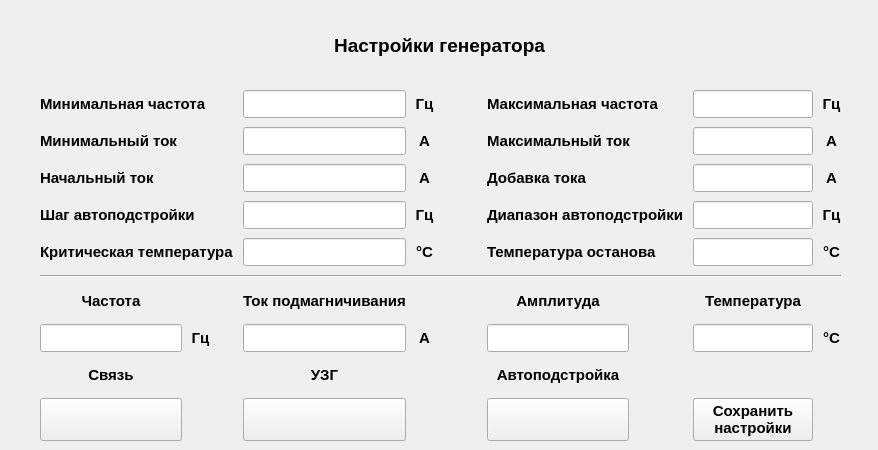
   <widget class="QWidget" name="page_8" >
    <widget class="QWidget" name="widget" >
     <property name="geometry" >
      <rect>
       <x>40</x>
       <y>90</y>
       <width>801</width>
       <height>351</height>
      </rect>
     </property>
     <property name="font" >
      <font>
       <family>MS Shell Dlg</family>
       <pointsize>11</pointsize>
       <weight>75</weight>
       <italic>false</italic>
       <bold>true</bold>
       <underline>false</underline>
       <strikeout>false</strikeout>
      </font>
     </property>
     <layout class="QGridLayout" >
      <property name="margin" >
       <number>0</number>
      </property>
      <property name="spacing" >
       <number>9</number>
      </property>
      <item row="9" column="0" >
       <widget class="ToggleButton" name="uzgLinkButton" >
        <property name="sizePolicy" >
         <sizepolicy>
          <hsizetype>5</hsizetype>
          <vsizetype>5</vsizetype>
          <horstretch>0</horstretch>
          <verstretch>0</verstretch>
         </sizepolicy>
        </property>
        <property name="cursor" >
         <cursor>10</cursor>
        </property>
        <property name="focusPolicy" >
         <enum>Qt::NoFocus</enum>
        </property>
        <property name="text" >
         <string/>
        </property>
       </widget>
      </item>
      <item row="8" column="3" >
       <widget class="QLabel" name="uzgWorkLabel" >
        <property name="cursor" >
         <cursor>10</cursor>
        </property>
        <property name="text" >
         <string>УЗГ</string>
        </property>
        <property name="alignment" >
         <set>Qt::AlignCenter</set>
        </property>
       </widget>
      </item>
      <item row="3" column="10" >
       <widget class="QLabel" name="label_79" >
        <property name="text" >
         <string>Гц</string>
        </property>
        <property name="textFormat" >
         <enum>Qt::PlainText</enum>
        </property>
        <property name="alignment" >
         <set>Qt::AlignCenter</set>
        </property>
       </widget>
      </item>
      <item row="0" column="0" colspan="3" >
       <widget class="QLabel" name="label" >
        <property name="text" >
         <string>Минимальная частота</string>
        </property>
        <property name="textFormat" >
         <enum>Qt::PlainText</enum>
        </property>
       </widget>
      </item>
      <item row="8" column="6" >
       <widget class="QLabel" name="label_119" >
        <property name="cursor" >
         <cursor>10</cursor>
        </property>
        <property name="text" >
         <string>Автоподстройка</string>
        </property>
        <property name="alignment" >
         <set>Qt::AlignCenter</set>
        </property>
       </widget>
      </item>
      <item row="1" column="9" >
       <widget class="NumericEntry" name="uzgMaxPwmEdit" >
        <property name="sizePolicy" >
         <sizepolicy>
          <hsizetype>5</hsizetype>
          <vsizetype>5</vsizetype>
          <horstretch>0</horstretch>
          <verstretch>0</verstretch>
         </sizepolicy>
        </property>
        <property name="cursor" >
         <cursor>10</cursor>
        </property>
        <property name="mouseTracking" >
         <bool>false</bool>
        </property>
        <property name="focusPolicy" >
         <enum>Qt::ClickFocus</enum>
        </property>
        <property name="acceptDrops" >
         <bool>false</bool>
        </property>
        <property name="alignment" >
         <set>Qt::AlignHCenter</set>
        </property>
       </widget>
      </item>
      <item row="4" column="6" colspan="3" >
       <widget class="QLabel" name="label_73" >
        <property name="text" >
         <string>Температура останова</string>
        </property>
        <property name="textFormat" >
         <enum>Qt::PlainText</enum>
        </property>
       </widget>
      </item>
      <item row="9" column="9" >
       <widget class="QPushButton" name="uzgStoreButton" >
        <property name="sizePolicy" >
         <sizepolicy>
          <hsizetype>1</hsizetype>
          <vsizetype>5</vsizetype>
          <horstretch>0</horstretch>
          <verstretch>0</verstretch>
         </sizepolicy>
        </property>
        <property name="cursor" >
         <cursor>10</cursor>
        </property>
        <property name="focusPolicy" >
         <enum>Qt::NoFocus</enum>
        </property>
        <property name="text" >
         <string>Сохранить
настройки</string>
        </property>
       </widget>
      </item>
      <item row="7" column="1" >
       <widget class="QLabel" name="label_114" >
        <property name="text" >
         <string>Гц</string>
        </property>
        <property name="textFormat" >
         <enum>Qt::PlainText</enum>
        </property>
        <property name="alignment" >
         <set>Qt::AlignCenter</set>
        </property>
       </widget>
      </item>
      <item row="6" column="6" >
       <widget class="QLabel" name="label_111" >
        <property name="text" >
         <string>Амплитуда</string>
        </property>
        <property name="alignment" >
         <set>Qt::AlignCenter</set>
        </property>
       </widget>
      </item>
      <item row="0" column="4" >
       <widget class="QLabel" name="label_74" >
        <property name="text" >
         <string>Гц</string>
        </property>
        <property name="textFormat" >
         <enum>Qt::PlainText</enum>
        </property>
        <property name="alignment" >
         <set>Qt::AlignCenter</set>
        </property>
       </widget>
      </item>
      <item row="7" column="9" >
       <widget class="NumericEdit" name="uzgTemperatureEdit" >
        <property name="sizePolicy" >
         <sizepolicy>
          <hsizetype>5</hsizetype>
          <vsizetype>5</vsizetype>
          <horstretch>0</horstretch>
          <verstretch>0</verstretch>
         </sizepolicy>
        </property>
        <property name="cursor" >
         <cursor>10</cursor>
        </property>
        <property name="mouseTracking" >
         <bool>false</bool>
        </property>
        <property name="focusPolicy" >
         <enum>Qt::NoFocus</enum>
        </property>
        <property name="acceptDrops" >
         <bool>false</bool>
        </property>
        <property name="alignment" >
         <set>Qt::AlignHCenter</set>
        </property>
       </widget>
      </item>
      <item row="4" column="0" colspan="3" >
       <widget class="QLabel" name="label_72" >
        <property name="text" >
         <string>Критическая температура</string>
        </property>
        <property name="textFormat" >
         <enum>Qt::PlainText</enum>
        </property>
       </widget>
      </item>
      <item row="7" column="5" >
       <spacer>
        <property name="orientation" >
         <enum>Qt::Horizontal</enum>
        </property>
        <property name="sizeHint" >
         <size>
          <width>58</width>
          <height>20</height>
         </size>
        </property>
       </spacer>
      </item>
      <item row="5" column="0" colspan="11" >
       <widget class="Line" name="line_2" >
        <property name="orientation" >
         <enum>Qt::Horizontal</enum>
        </property>
       </widget>
      </item>
      <item row="3" column="3" >
       <widget class="NumericEntry" name="uzgKeepFreqStepEdit" >
        <property name="sizePolicy" >
         <sizepolicy>
          <hsizetype>5</hsizetype>
          <vsizetype>5</vsizetype>
          <horstretch>0</horstretch>
          <verstretch>0</verstretch>
         </sizepolicy>
        </property>
        <property name="cursor" >
         <cursor>10</cursor>
        </property>
        <property name="mouseTracking" >
         <bool>false</bool>
        </property>
        <property name="focusPolicy" >
         <enum>Qt::ClickFocus</enum>
        </property>
        <property name="acceptDrops" >
         <bool>false</bool>
        </property>
        <property name="alignment" >
         <set>Qt::AlignHCenter</set>
        </property>
       </widget>
      </item>
      <item row="4" column="10" >
       <widget class="QLabel" name="label_87" >
        <property name="text" >
         <string>°С</string>
        </property>
        <property name="textFormat" >
         <enum>Qt::PlainText</enum>
        </property>
        <property name="alignment" >
         <set>Qt::AlignCenter</set>
        </property>
       </widget>
      </item>
      <item row="0" column="10" >
       <widget class="QLabel" name="label_88" >
        <property name="text" >
         <string>Гц</string>
        </property>
        <property name="textFormat" >
         <enum>Qt::PlainText</enum>
        </property>
        <property name="alignment" >
         <set>Qt::AlignCenter</set>
        </property>
       </widget>
      </item>
      <item row="2" column="0" colspan="3" >
       <widget class="QLabel" name="label_58" >
        <property name="text" >
         <string>Начальный ток</string>
        </property>
        <property name="textFormat" >
         <enum>Qt::PlainText</enum>
        </property>
       </widget>
      </item>
      <item row="4" column="4" >
       <widget class="QLabel" name="label_78" >
        <property name="text" >
         <string>°С</string>
        </property>
        <property name="textFormat" >
         <enum>Qt::PlainText</enum>
        </property>
        <property name="alignment" >
         <set>Qt::AlignCenter</set>
        </property>
       </widget>
      </item>
      <item row="2" column="6" colspan="3" >
       <widget class="QLabel" name="label_69" >
        <property name="text" >
         <string>Добавка тока</string>
        </property>
        <property name="textFormat" >
         <enum>Qt::PlainText</enum>
        </property>
       </widget>
      </item>
      <item row="6" column="0" >
       <widget class="QLabel" name="label_109" >
        <property name="text" >
         <string>Частота</string>
        </property>
        <property name="alignment" >
         <set>Qt::AlignCenter</set>
        </property>
       </widget>
      </item>
      <item row="2" column="9" >
       <widget class="NumericEntry" name="uzgPwmShiftEdit" >
        <property name="sizePolicy" >
         <sizepolicy>
          <hsizetype>5</hsizetype>
          <vsizetype>5</vsizetype>
          <horstretch>0</horstretch>
          <verstretch>0</verstretch>
         </sizepolicy>
        </property>
        <property name="cursor" >
         <cursor>10</cursor>
        </property>
        <property name="mouseTracking" >
         <bool>false</bool>
        </property>
        <property name="focusPolicy" >
         <enum>Qt::ClickFocus</enum>
        </property>
        <property name="acceptDrops" >
         <bool>false</bool>
        </property>
        <property name="alignment" >
         <set>Qt::AlignHCenter</set>
        </property>
       </widget>
      </item>
      <item row="2" column="4" >
       <widget class="QLabel" name="label_76" >
        <property name="text" >
         <string>А</string>
        </property>
        <property name="textFormat" >
         <enum>Qt::PlainText</enum>
        </property>
        <property name="alignment" >
         <set>Qt::AlignCenter</set>
        </property>
       </widget>
      </item>
      <item row="9" column="6" >
       <widget class="ToggleButton" name="uzgKeepOnButton" >
        <property name="sizePolicy" >
         <sizepolicy>
          <hsizetype>5</hsizetype>
          <vsizetype>5</vsizetype>
          <horstretch>0</horstretch>
          <verstretch>0</verstretch>
         </sizepolicy>
        </property>
        <property name="cursor" >
         <cursor>10</cursor>
        </property>
        <property name="focusPolicy" >
         <enum>Qt::NoFocus</enum>
        </property>
        <property name="text" >
         <string/>
        </property>
       </widget>
      </item>
      <item row="0" column="9" >
       <widget class="NumericEntry" name="uzgMaxFreqEdit" >
        <property name="sizePolicy" >
         <sizepolicy>
          <hsizetype>5</hsizetype>
          <vsizetype>5</vsizetype>
          <horstretch>0</horstretch>
          <verstretch>0</verstretch>
         </sizepolicy>
        </property>
        <property name="cursor" >
         <cursor>10</cursor>
        </property>
        <property name="mouseTracking" >
         <bool>false</bool>
        </property>
        <property name="focusPolicy" >
         <enum>Qt::ClickFocus</enum>
        </property>
        <property name="acceptDrops" >
         <bool>false</bool>
        </property>
        <property name="alignment" >
         <set>Qt::AlignHCenter</set>
        </property>
       </widget>
      </item>
      <item row="3" column="9" >
       <widget class="NumericEntry" name="uzgKeepFreqMaxDeltaEdit" >
        <property name="sizePolicy" >
         <sizepolicy>
          <hsizetype>5</hsizetype>
          <vsizetype>5</vsizetype>
          <horstretch>0</horstretch>
          <verstretch>0</verstretch>
         </sizepolicy>
        </property>
        <property name="cursor" >
         <cursor>10</cursor>
        </property>
        <property name="mouseTracking" >
         <bool>false</bool>
        </property>
        <property name="focusPolicy" >
         <enum>Qt::ClickFocus</enum>
        </property>
        <property name="acceptDrops" >
         <bool>false</bool>
        </property>
        <property name="alignment" >
         <set>Qt::AlignHCenter</set>
        </property>
       </widget>
      </item>
      <item row="0" column="6" colspan="3" >
       <widget class="QLabel" name="label_2" >
        <property name="text" >
         <string>Максимальная частота</string>
        </property>
        <property name="textFormat" >
         <enum>Qt::PlainText</enum>
        </property>
       </widget>
      </item>
      <item row="7" column="6" >
       <widget class="NumericEdit" name="uzgCurrentEdit" >
        <property name="sizePolicy" >
         <sizepolicy>
          <hsizetype>5</hsizetype>
          <vsizetype>5</vsizetype>
          <horstretch>0</horstretch>
          <verstretch>0</verstretch>
         </sizepolicy>
        </property>
        <property name="cursor" >
         <cursor>10</cursor>
        </property>
        <property name="mouseTracking" >
         <bool>false</bool>
        </property>
        <property name="focusPolicy" >
         <enum>Qt::NoFocus</enum>
        </property>
        <property name="acceptDrops" >
         <bool>false</bool>
        </property>
        <property name="alignment" >
         <set>Qt::AlignHCenter</set>
        </property>
       </widget>
      </item>
      <item row="3" column="4" >
       <widget class="QLabel" name="label_77" >
        <property name="text" >
         <string>Гц</string>
        </property>
        <property name="textFormat" >
         <enum>Qt::PlainText</enum>
        </property>
        <property name="alignment" >
         <set>Qt::AlignCenter</set>
        </property>
       </widget>
      </item>
      <item row="4" column="9" >
       <widget class="NumericEntry" name="uzgTempStopEdit" >
        <property name="sizePolicy" >
         <sizepolicy>
          <hsizetype>5</hsizetype>
          <vsizetype>5</vsizetype>
          <horstretch>0</horstretch>
          <verstretch>0</verstretch>
         </sizepolicy>
        </property>
        <property name="cursor" >
         <cursor>10</cursor>
        </property>
        <property name="mouseTracking" >
         <bool>false</bool>
        </property>
        <property name="focusPolicy" >
         <enum>Qt::ClickFocus</enum>
        </property>
        <property name="acceptDrops" >
         <bool>false</bool>
        </property>
        <property name="alignment" >
         <set>Qt::AlignHCenter</set>
        </property>
       </widget>
      </item>
      <item row="7" column="0" >
       <widget class="NumericEntry" name="uzgFreqEdit" >
        <property name="sizePolicy" >
         <sizepolicy>
          <hsizetype>5</hsizetype>
          <vsizetype>5</vsizetype>
          <horstretch>0</horstretch>
          <verstretch>0</verstretch>
         </sizepolicy>
        </property>
        <property name="cursor" >
         <cursor>10</cursor>
        </property>
        <property name="mouseTracking" >
         <bool>false</bool>
        </property>
        <property name="focusPolicy" >
         <enum>Qt::ClickFocus</enum>
        </property>
        <property name="acceptDrops" >
         <bool>false</bool>
        </property>
        <property name="alignment" >
         <set>Qt::AlignHCenter</set>
        </property>
       </widget>
      </item>
      <item row="3" column="0" colspan="3" >
       <widget class="QLabel" name="label_70" >
        <property name="text" >
         <string>Шаг автоподстройки</string>
        </property>
        <property name="textFormat" >
         <enum>Qt::PlainText</enum>
        </property>
       </widget>
      </item>
      <item row="7" column="4" >
       <widget class="QLabel" name="label_115" >
        <property name="text" >
         <string>А</string>
        </property>
        <property name="textFormat" >
         <enum>Qt::PlainText</enum>
        </property>
        <property name="alignment" >
         <set>Qt::AlignCenter</set>
        </property>
       </widget>
      </item>
      <item row="2" column="3" >
       <widget class="NumericEntry" name="uzgPwmBaseEdit" >
        <property name="sizePolicy" >
         <sizepolicy>
          <hsizetype>5</hsizetype>
          <vsizetype>5</vsizetype>
          <horstretch>0</horstretch>
          <verstretch>0</verstretch>
         </sizepolicy>
        </property>
        <property name="cursor" >
         <cursor>10</cursor>
        </property>
        <property name="mouseTracking" >
         <bool>false</bool>
        </property>
        <property name="focusPolicy" >
         <enum>Qt::ClickFocus</enum>
        </property>
        <property name="acceptDrops" >
         <bool>false</bool>
        </property>
        <property name="alignment" >
         <set>Qt::AlignHCenter</set>
        </property>
       </widget>
      </item>
      <item row="4" column="3" >
       <widget class="NumericEntry" name="uzgTempAlarmEdit" >
        <property name="sizePolicy" >
         <sizepolicy>
          <hsizetype>5</hsizetype>
          <vsizetype>5</vsizetype>
          <horstretch>0</horstretch>
          <verstretch>0</verstretch>
         </sizepolicy>
        </property>
        <property name="cursor" >
         <cursor>10</cursor>
        </property>
        <property name="mouseTracking" >
         <bool>false</bool>
        </property>
        <property name="focusPolicy" >
         <enum>Qt::ClickFocus</enum>
        </property>
        <property name="acceptDrops" >
         <bool>false</bool>
        </property>
        <property name="alignment" >
         <set>Qt::AlignHCenter</set>
        </property>
       </widget>
      </item>
      <item row="7" column="3" >
       <widget class="NumericEntry" name="uzgPwmEdit" >
        <property name="sizePolicy" >
         <sizepolicy>
          <hsizetype>5</hsizetype>
          <vsizetype>5</vsizetype>
          <horstretch>0</horstretch>
          <verstretch>0</verstretch>
         </sizepolicy>
        </property>
        <property name="cursor" >
         <cursor>10</cursor>
        </property>
        <property name="mouseTracking" >
         <bool>false</bool>
        </property>
        <property name="focusPolicy" >
         <enum>Qt::ClickFocus</enum>
        </property>
        <property name="acceptDrops" >
         <bool>false</bool>
        </property>
        <property name="alignment" >
         <set>Qt::AlignHCenter</set>
        </property>
       </widget>
      </item>
      <item row="3" column="6" colspan="3" >
       <widget class="QLabel" name="label_71" >
        <property name="text" >
         <string>Диапазон автоподстройки</string>
        </property>
       </widget>
      </item>
      <item row="1" column="0" colspan="3" >
       <widget class="QLabel" name="label_47" >
        <property name="text" >
         <string>Минимальный ток</string>
        </property>
        <property name="textFormat" >
         <enum>Qt::PlainText</enum>
        </property>
       </widget>
      </item>
      <item row="1" column="10" >
       <widget class="QLabel" name="label_86" >
        <property name="text" >
         <string>А</string>
        </property>
        <property name="textFormat" >
         <enum>Qt::PlainText</enum>
        </property>
        <property name="alignment" >
         <set>Qt::AlignCenter</set>
        </property>
       </widget>
      </item>
      <item row="8" column="0" >
       <widget class="QLabel" name="label_117" >
        <property name="cursor" >
         <cursor>10</cursor>
        </property>
        <property name="text" >
         <string>Связь</string>
        </property>
        <property name="alignment" >
         <set>Qt::AlignCenter</set>
        </property>
       </widget>
      </item>
      <item row="1" column="4" >
       <widget class="QLabel" name="label_75" >
        <property name="text" >
         <string>А</string>
        </property>
        <property name="textFormat" >
         <enum>Qt::PlainText</enum>
        </property>
        <property name="alignment" >
         <set>Qt::AlignCenter</set>
        </property>
       </widget>
      </item>
      <item row="0" column="3" >
       <widget class="NumericEntry" name="uzgMinFreqEdit" >
        <property name="sizePolicy" >
         <sizepolicy>
          <hsizetype>5</hsizetype>
          <vsizetype>5</vsizetype>
          <horstretch>0</horstretch>
          <verstretch>0</verstretch>
         </sizepolicy>
        </property>
        <property name="cursor" >
         <cursor>10</cursor>
        </property>
        <property name="mouseTracking" >
         <bool>false</bool>
        </property>
        <property name="focusPolicy" >
         <enum>Qt::ClickFocus</enum>
        </property>
        <property name="acceptDrops" >
         <bool>false</bool>
        </property>
        <property name="alignment" >
         <set>Qt::AlignHCenter</set>
        </property>
       </widget>
      </item>
      <item row="6" column="9" >
       <widget class="QLabel" name="label_112" >
        <property name="text" >
         <string>Температура</string>
        </property>
        <property name="alignment" >
         <set>Qt::AlignCenter</set>
        </property>
       </widget>
      </item>
      <item row="1" column="6" colspan="3" >
       <widget class="QLabel" name="label_32" >
        <property name="text" >
         <string>Максимальный ток</string>
        </property>
        <property name="textFormat" >
         <enum>Qt::PlainText</enum>
        </property>
       </widget>
      </item>
      <item row="9" column="3" >
       <widget class="ToggleButton" name="uzgRunStopButton" >
        <property name="sizePolicy" >
         <sizepolicy>
          <hsizetype>5</hsizetype>
          <vsizetype>5</vsizetype>
          <horstretch>0</horstretch>
          <verstretch>0</verstretch>
         </sizepolicy>
        </property>
        <property name="font" >
         <font>
          <family>MS Shell Dlg</family>
          <pointsize>13</pointsize>
          <weight>75</weight>
          <italic>false</italic>
          <bold>true</bold>
          <underline>false</underline>
          <strikeout>false</strikeout>
         </font>
        </property>
        <property name="cursor" >
         <cursor>10</cursor>
        </property>
        <property name="focusPolicy" >
         <enum>Qt::NoFocus</enum>
        </property>
        <property name="text" >
         <string/>
        </property>
       </widget>
      </item>
      <item row="7" column="10" >
       <widget class="QLabel" name="label_113" >
        <property name="text" >
         <string>°С</string>
        </property>
        <property name="textFormat" >
         <enum>Qt::PlainText</enum>
        </property>
        <property name="alignment" >
         <set>Qt::AlignCenter</set>
        </property>
       </widget>
      </item>
      <item row="6" column="3" >
       <widget class="QLabel" name="label_110" >
        <property name="text" >
         <string>Ток подмагничивания</string>
        </property>
        <property name="alignment" >
         <set>Qt::AlignCenter</set>
        </property>
       </widget>
      </item>
      <item row="2" column="10" >
       <widget class="QLabel" name="label_80" >
        <property name="text" >
         <string>А</string>
        </property>
        <property name="textFormat" >
         <enum>Qt::PlainText</enum>
        </property>
        <property name="alignment" >
         <set>Qt::AlignCenter</set>
        </property>
       </widget>
      </item>
      <item row="7" column="7" >
       <widget class="QLabel" name="label_116" >
        <property name="text" >
         <string/>
        </property>
        <property name="textFormat" >
         <enum>Qt::PlainText</enum>
        </property>
        <property name="alignment" >
         <set>Qt::AlignCenter</set>
        </property>
       </widget>
      </item>
      <item row="1" column="3" >
       <widget class="NumericEntry" name="uzgMinPwmEdit" >
        <property name="sizePolicy" >
         <sizepolicy>
          <hsizetype>5</hsizetype>
          <vsizetype>5</vsizetype>
          <horstretch>0</horstretch>
          <verstretch>0</verstretch>
         </sizepolicy>
        </property>
        <property name="cursor" >
         <cursor>10</cursor>
        </property>
        <property name="mouseTracking" >
         <bool>false</bool>
        </property>
        <property name="focusPolicy" >
         <enum>Qt::ClickFocus</enum>
        </property>
        <property name="acceptDrops" >
         <bool>false</bool>
        </property>
        <property name="alignment" >
         <set>Qt::AlignHCenter</set>
        </property>
       </widget>
      </item>
     </layout>
    </widget>
    <widget class="QLabel" name="label_68" >
     <property name="geometry" >
      <rect>
       <x>10</x>
       <y>20</y>
       <width>859</width>
       <height>51</height>
      </rect>
     </property>
     <property name="maximumSize" >
      <size>
       <width>16777215</width>
       <height>51</height>
      </size>
     </property>
     <property name="text" >
      <string>&lt;html>&lt;head>&lt;meta name="qrichtext" content="1" />&lt;/head>&lt;body style=" white-space: pre-wrap; font-family:MS Shell Dlg; font-size:11pt; font-weight:600; font-style:normal; text-decoration:none;">&lt;p dir='rtl' style=" margin-top:0px; margin-bottom:0px; margin-left:0px; margin-right:0px; -qt-block-indent:0; text-indent:0px; font-size:12pt; font-weight:400;">&lt;span style=" font-size:14pt; font-weight:600;">Настройки генератора&lt;/span>&lt;/p>&lt;/body>&lt;/html></string>
     </property>
     <property name="alignment" >
      <set>Qt::AlignCenter</set>
     </property>
    </widget>
   </widget>
